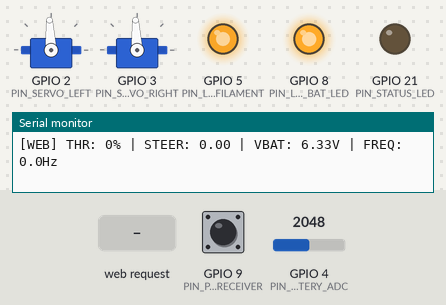
Recording of a sketch running on a simulated Seeed XIAO ESP32-C3. Shown: 2 × servo, output pins drawn as LEDs (lit = HIGH), the last lines printed to the serial monitor. The test bench sets the inputs (shaded band); at power-on: GPIO 4 (PIN_BATTERY_ADC) = 2048, GPIO 9 (PIN_PPM_RECEIVER) HIGH.

Above: at 1.2 s.
1.3 s: GPIO 4 (PIN_BATTERY_ADC) set to 2322
4.3 s: GPIO 4 (PIN_BATTERY_ADC) set to 2427
At 4.58 s:
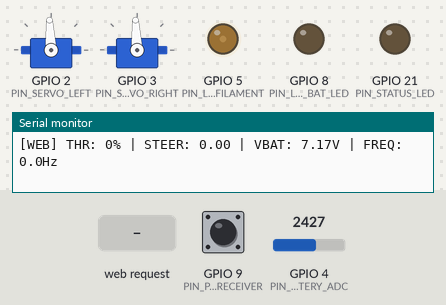
7.3 s: HTTP request GET /cmd?t=1 received
At 7.66 s:
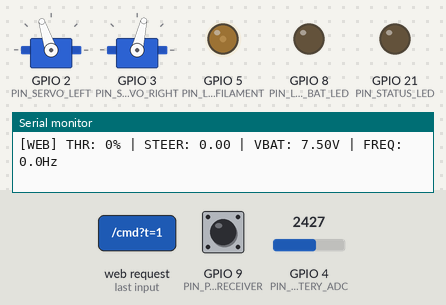
10.3 s: GPIO 9 (PIN_PPM_RECEIVER) pulled LOW for 0.15 s
At 10.81 s:
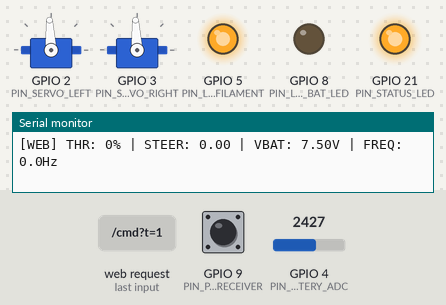
13.3 s: HTTP request GET /cmd?t=120 received
At 13.65 s:
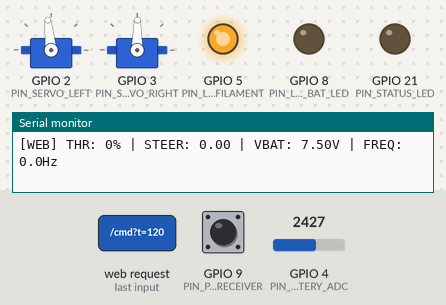
16.3 s: GPIO 9 (PIN_PPM_RECEIVER) pulled LOW for 1 s
At 17.1 s:
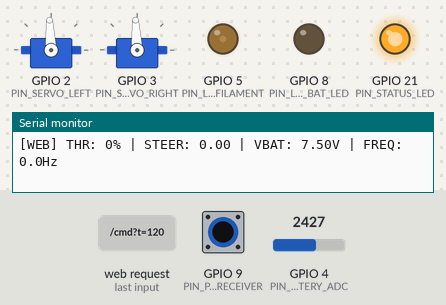
Timing chart, 0 to 20.3 s (numbered marks = the images above; inputs shaded):
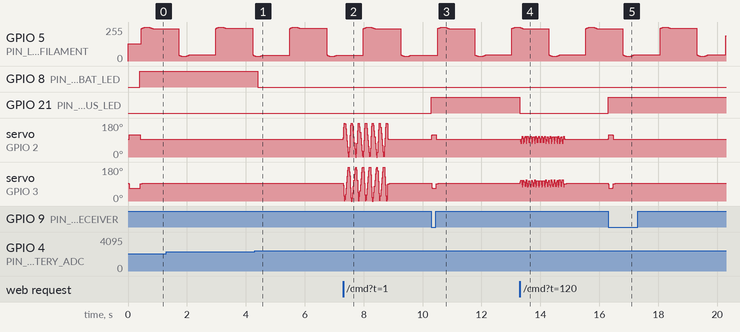

Measured:
- the behaviour switches between 2395 and 2396 on GPIO 4 (PIN_BATTERY_ADC) (found by bisection; images 0 and 1)
- after the input at 4.3 s, GPIO 8 (PIN_LOW_BAT_LED): HIGH → LOW after 0.11 s
- after the input at 10.3 s, GPIO 21 (PIN_STATUS_LED): LOW → HIGH at once; servo on GPIO 2 (PIN_SERVO_LEFT): 93° → 118° at once, → 93° 0.16 s later; servo on GPIO 3 (PIN_SERVO_RIGHT): 93° → 67° at once, → 93° 0.16 s later
- after the input at 13.3 s, GPIO 21 (PIN_STATUS_LED): HIGH → LOW at once
- after the input at 16.3 s, GPIO 21 (PIN_STATUS_LED): LOW → HIGH at once; servo on GPIO 2 (PIN_SERVO_LEFT): 93° → 118° at once, → 93° 0.15 s later; servo on GPIO 3 (PIN_SERVO_RIGHT): 93° → 67° at once, → 92° 0.15 s later, → 93° 0.09 s later

The sketch:

ESP32_Bionic_Butterfly.ino
```cpp
/*
 * ==============================================================================
 * PROJECT: ESP32 BIONIC BUTTERFLY FLIGHT CONTROLLER (DUAL WEB APP & PPM RC)
 * HARDWARE: Seeed Studio XIAO ESP32-C3 / S3
 * ARCHITECTURE: Max Imagination ESP-FLUTTER & CTorque High-Speed Kinematics
 * ==============================================================================
 *
 * DUAL PILOTING INTERFACES:
 * 1. SMARTPHONE WEB APP: Connect to Wi-Fi "Butterfly_RC" (password: 12345678)
 *    and open http://192.168.4.1 for a full touch cockpit.
 * 2. TRADITIONAL PPM RC CONTROLLER: Connect your micro RC receiver's PPM wire
 *    to pin D9. The system automatically detects valid PPM pulses and gives
 *    instant priority to your physical transmitter!
 *
 * AERODYNAMIC & KINEMATIC FEATURES:
 * - 333Hz High-Speed Digital Servo Refresh (Servomy SDS1601 / C-Torque 9g HV)
 * - Differential-Amplitude Steering (modulates stroke depth between wings)
 * - Automatic Turn Lift Boost (+15% flap boost during hard banking)
 * - Zero-Throttle Idle Lean (poses wings in organic tilt at rest)
 * - 2S LiPo ADC Voltage Sensing with Low-Voltage Auto-Neutral Cutoff (< 7.0V)
 * - Night-Flight Flexible LED Filament Modes (Solid, Breathing Glow, Strobe)
 * ==============================================================================
 */

#include <WiFi.h>
#include <WebServer.h>
#include <ESP32Servo.h>
#include <math.h>

#include "config.h"
#include "web_ui.h"
#include "ppm_receiver.h"

// ==============================================================================
// 1. HARDWARE OBJECTS & TIMING
// ==============================================================================
WebServer server(80);
Servo servoLeft, servoRight;
PpmReceiver ppm;

unsigned long lastLoopMicros = 0;
unsigned long lastWebPacketMillis = 0;
unsigned long lastAdcMillis = 0;
unsigned long lastTelemetryMillis = 0;

// ==============================================================================
// 2. FLIGHT CONTROL COMMANDS & STATES
// ==============================================================================
// Active flight commands (normalized -1.0 to +1.0, or 0.0 to 1.0)
float cmdThrottle  = 0.0f;  // 0.0 to 1.0
float cmdSteering  = 0.0f;  // -1.0 (left) to +1.0 (right)
float cmdPitch     = 0.0f;  // -1.0 (dive) to +1.0 (climb)
bool  cmdArmed     = true;
bool  cmdPerch     = false;
int   cmdLedMode   = 1;     // 0=Off, 1=Breathing Glow, 2=Strobe
const char* activeSource = "WEB"; // "PPM" or "WEB"

// Web App targets
float webThrottle  = 0.0f;
float webSteering  = 0.0f;
float webPitch     = 0.0f;
bool  webArmed     = true;
bool  webPerch     = false;
int   webLedMode   = 1;

// Kinematic accumulators & smoothed values
float flapPhase      = 0.0f;
float perchPhase     = 0.0f;
float ledPhase       = 0.0f;
float currentLeftUs  = 0.0f;
float currentRightUs = 0.0f;
float targetLeftUs   = 0.0f;
float targetRightUs  = 0.0f;
float smoothedSteer  = 0.0f;
float currentFreqHz  = 0.0f;
float batteryVoltage = 8.2f;

// ==============================================================================
// 3. WEB SERVER REQUEST HANDLERS
// ==============================================================================
void handleRoot() {
  server.send_P(200, "text/html", PAGE_INDEX);
}

void handleCommand() {
  if (server.hasArg("t"))  webThrottle = server.arg("t").toFloat();
  if (server.hasArg("s"))  webSteering = server.arg("s").toFloat();
  if (server.hasArg("p"))  webPitch    = server.arg("p").toFloat();
  if (server.hasArg("l"))  webLedMode  = server.arg("l").toInt();
  if (server.hasArg("a"))  webArmed    = (server.arg("a").toInt() == 1);
  if (server.hasArg("pr")) webPerch    = (server.arg("pr").toInt() == 1);

  lastWebPacketMillis = millis();

  // Return telemetry JSON
  char json[96];
  snprintf(json, sizeof(json),
           "{\"vbat\":%.2f,\"src\":\"%s\",\"freq\":%.2f}",
           batteryVoltage, activeSource, currentFreqHz);
  server.send(200, "application/json", json);
}

// ==============================================================================
// 4. SETUP
// ==============================================================================
void setup() {
  Serial.begin(115200);

  // Initialize GPIO pins
  pinMode(PIN_STATUS_LED, OUTPUT);
  pinMode(PIN_LOW_BAT_LED, OUTPUT);
  pinMode(PIN_LED_FILAMENT, OUTPUT);
  pinMode(PIN_BATTERY_ADC, INPUT);

  digitalWrite(PIN_STATUS_LED, LOW);
  digitalWrite(PIN_LOW_BAT_LED, LOW);
  analogWrite(PIN_LED_FILAMENT, 128); // Soft glow

  // Allocate ESP32 hardware PWM timers for 333Hz refresh
  ESP32PWM::allocateTimer(0);
  ESP32PWM::allocateTimer(1);
  servoLeft.setPeriodHertz(SERVO_REFRESH_HZ);
  servoRight.setPeriodHertz(SERVO_REFRESH_HZ);

  servoLeft.attach(PIN_SERVO_LEFT, SERVO_US_MIN, SERVO_US_MAX);
  servoRight.attach(PIN_SERVO_RIGHT, SERVO_US_MIN, SERVO_US_MAX);

  // Hold center neutral during power-up
  servoLeft.writeMicroseconds(SERVO_US_CENTER);
  servoRight.writeMicroseconds(SERVO_US_CENTER);

  // Initialize hardware interrupt PPM receiver on Pin D9
  ppm.begin(PIN_PPM_RECEIVER);

  // Start Wi-Fi Soft Access Point
  WiFi.softAP(WIFI_AP_SSID, WIFI_AP_PASSWORD, WIFI_AP_CHANNEL);
  server.on("/", handleRoot);
  server.on("/cmd", handleCommand);
  server.begin();

  Serial.println(F("=============================================================="));
  Serial.println(F("  ESP32 BIONIC BUTTERFLY FLIGHT CONTROLLER (WEB + PPM DUAL)   "));
  Serial.print  (F("  Wi-Fi AP: '")); Serial.print(WIFI_AP_SSID);
  Serial.print  (F("' | IP: http://")); Serial.println(WiFi.softAPIP());
  Serial.print  (F("  PPM RX Pin: ")); Serial.print(PIN_PPM_RECEIVER);
  Serial.print  (F(" | Left Servo: ")); Serial.print(PIN_SERVO_LEFT);
  Serial.print  (F(" | Right Servo: ")); Serial.println(PIN_SERVO_RIGHT);
  Serial.println(F("=============================================================="));

  lastLoopMicros = micros();
  lastWebPacketMillis = millis();
}

// ==============================================================================
// 5. HELPER: EXPONENTIAL SHAPING
// ==============================================================================
float applyExpo(float inputNorm, float expoFactor) {
  return (1.0f - expoFactor) * inputNorm + expoFactor * (inputNorm * inputNorm * inputNorm);
}

// ==============================================================================
// 6. MAIN LOOP
// ==============================================================================
void loop() {
  server.handleClient();

  unsigned long nowMicros = micros();
  float dt = (nowMicros - lastLoopMicros) * 1e-6f;
  if (dt <= 0.0f || dt > 0.05f) dt = 0.003f;
  lastLoopMicros = nowMicros;

  // 1. Read 2S Battery Pack Voltage (every 400ms)
  if (millis() - lastAdcMillis > 400) {
    lastAdcMillis = millis();
    int raw = analogRead(PIN_BATTERY_ADC);
    float pinV = (raw / 4095.0f) * 3.3f;
    batteryVoltage = pinV * VBAT_DIVIDER_RATIO * VBAT_ADC_CALIBRATION;

    // Red LED triggers when pack drops below warning threshold
    digitalWrite(PIN_LOW_BAT_LED, (batteryVoltage < VBAT_WARNING_VOLTAGE) ? HIGH : LOW);
  }

  // 2. Control Source Arbitration (PPM RC Controller vs Smartphone Web App)
  bool ppmActive = ppm.isConnected();

  if (ppmActive) {
    activeSource = "PPM";
    digitalWrite(PIN_STATUS_LED, HIGH);

    // Read RC Channels (CH1 Steer, CH2 Pitch, CH3 Throttle, CH5 Arm, CH6 Bias, CH7 Perch, CH8 LED)
    uint16_t rawSteer = ppm.getChannel(1, 1500);
    uint16_t rawPitch = ppm.getChannel(2, 1500);
    uint16_t rawThr   = ppm.getChannel(3, 1000);
    uint16_t rawArm   = ppm.getChannel(5, 1500);
    uint16_t rawBias  = ppm.getChannel(6, 1500);
    uint16_t rawPerch = ppm.getChannel(7, 1000);
    uint16_t rawLed   = ppm.getChannel(8, 1000);

    // Normalize inputs
    cmdThrottle = constrain((float)(rawThr - 1050) / 950.0f, 0.0f, 1.0f);

    float steerDev = (float)((int)rawSteer - 1500) / 500.0f;
    cmdSteering = applyExpo(constrain(steerDev, -1.0f, 1.0f), 0.35f);

    float pitchDev = (float)((int)rawPitch - 1500) / 500.0f;
    float biasDev  = (float)((int)rawBias  - 1500) / 500.0f * 0.4f;
    cmdPitch = constrain(pitchDev + biasDev, -1.0f, 1.0f);

    cmdArmed   = (rawArm > 1300);
    cmdPerch   = (rawPerch > 1600 && cmdThrottle < 0.08f);
    cmdLedMode = (rawLed > 1650) ? 2 : ((rawLed > 1350) ? 1 : 0);

  } else {
    activeSource = "WEB";

    // Check Web App connection timeout (failsafe if phone disconnects > 1.5s)
    bool webConnected = (millis() - lastWebPacketMillis < 1500);

    if (webConnected) {
      cmdThrottle = webThrottle;
      cmdSteering = applyExpo(webSteering, 0.35f);
      cmdPitch    = webPitch;
      cmdArmed    = webArmed;
      cmdPerch    = webPerch;
      cmdLedMode  = webLedMode;
      digitalWrite(PIN_STATUS_LED, LOW);
    } else {
      // Full Signal Loss Failsafe
      cmdThrottle = 0.0f;
      cmdSteering = 0.0f;
      cmdPitch    = 0.0f;
      cmdArmed    = false;
      cmdPerch    = false;
    }
  }

  // Smooth steering filter (eliminates sudden servo shock)
  smoothedSteer += (cmdSteering - smoothedSteer) * constrain(dt * 20.0f, 0.1f, 1.0f);

  // 3. Update Night Flight LED Driver
  updateLedEffects(cmdLedMode, dt);

  // 4. Flight State Machine
  bool batteryCritical = (batteryVoltage < VBAT_CRITICAL_CUTOFF);

  if (!cmdArmed || batteryCritical) {
    // DISARMED OR LOW-VOLTAGE CUTOFF: Hold wings in horizontal neutral
    float neutralUs = SERVO_US_CENTER;
    currentLeftUs  += (0.0f - currentLeftUs)  * constrain(dt * 10.0f, 0.05f, 1.0f);
    currentRightUs += (0.0f - currentRightUs) * constrain(dt * 10.0f, 0.05f, 1.0f);
    currentFreqHz   = 0.0f;

  } else if (cmdPerch) {
    // PERCH MODE: Gentle resting flutter
    updatePerchMotion(dt);

  } else if (cmdThrottle < 0.05f) {
    // ZERO-THROTTLE: IDLE LEAN & AERODYNAMIC GLIDE
    updateIdleLean(smoothedSteer, dt);
    currentFreqHz = 0.0f;

  } else {
    // ACTIVE FLIGHT: HIGH-SPEED DIFFERENTIAL-AMPLITUDE KINEMATICS
    updateDifferentialFlap(cmdThrottle, smoothedSteer, dt);
  }

  // 5. Symmetric Pitch Bias (Climb vs Dive)
  float pitchUs = (cmdPitch * MAX_PITCH_TRIM_DEG) * US_PER_DEGREE;

  // 6. Output Servo Pulses:
  // Left and Right servos are mirror-mounted:
  // Flapping: Left (+), Right (-) -> Wings move together up and down
  // Pitch:    Left (+), Right (-) -> Both wings bias up/down together
  float pulseL = SERVO_US_CENTER + currentLeftUs  + pitchUs;
  float pulseR = SERVO_US_CENTER - currentRightUs - pitchUs;

  pulseL = constrain(pulseL, SERVO_US_MIN, SERVO_US_MAX);
  pulseR = constrain(pulseR, SERVO_US_MIN, SERVO_US_MAX);

  servoLeft.writeMicroseconds((int)pulseL);
  servoRight.writeMicroseconds((int)pulseR);

  // 7. Diagnostic Telemetry Stream (every 1s)
  if (millis() - lastTelemetryMillis > 1000) {
    lastTelemetryMillis = millis();
    Serial.print(F("[")); Serial.print(activeSource); Serial.print(F("] "));
    Serial.print(F("THR: ")); Serial.print((int)(cmdThrottle * 100)); Serial.print(F("%"));
    Serial.print(F(" | STEER: ")); Serial.print(cmdSteering, 2);
    Serial.print(F(" | VBAT: ")); Serial.print(batteryVoltage, 2); Serial.print(F("V"));
    Serial.print(F(" | FREQ: ")); Serial.print(currentFreqHz, 1); Serial.println(F("Hz"));
  }
}

// ==============================================================================
// 7. KINEMATIC WAVE ENGINES
// ==============================================================================

// Active High-Performance Differential Flapping Engine
void updateDifferentialFlap(float thr, float steer, float dt) {
  // 1. Dynamic Frequency Scaling (1.4 Hz to 4.2 Hz)
  currentFreqHz = MIN_FLAP_FREQ_HZ + thr * (MAX_FLAP_FREQ_HZ - MIN_FLAP_FREQ_HZ);

  // 2. Base Amplitude Scaling (20° to 65°)
  float baseAmpDeg = MIN_FLAP_AMP_DEG + thr * (MAX_FLAP_AMP_DEG - MIN_FLAP_AMP_DEG);

  // 3. Turn Lift Boost: Hard steering adds +15% extra flap amplitude to prevent altitude dip
  float turnLiftBoost = 1.0f + (fabsf(steer) * TURN_LIFT_BOOST_FRAC);
  baseAmpDeg *= turnLiftBoost;

  // 4. Differential Stroke Allocation:
  // When steering right (+steer): Left wing flaps deeper, Right wing flaps shallower
  // When steering left  (-steer): Right wing flaps deeper, Left wing flaps shallower
  float maxDeltaDeg = baseAmpDeg * STEER_DIFF_MAX_FRAC;
  float wingDeltaDeg = steer * maxDeltaDeg;

  float leftAmpDeg  = constrain(baseAmpDeg + wingDeltaDeg, 10.0f, MAX_FLAP_AMP_DEG + 10.0f);
  float rightAmpDeg = constrain(baseAmpDeg - wingDeltaDeg, 10.0f, MAX_FLAP_AMP_DEG + 10.0f);

  float leftAmpUs  = leftAmpDeg  * US_PER_DEGREE;
  float rightAmpUs = rightAmpDeg * US_PER_DEGREE;

  // 5. Real-Time Phase Advancement
  flapPhase += 2.0f * PI * currentFreqHz * dt;
  if (flapPhase >= 2.0f * PI) flapPhase -= 2.0f * PI;

  // 6. Biomimetic Cycloidal Waveform (Punchy vortex downstroke, gentle recovery upstroke)
  float wave = sin(flapPhase + 0.35f * sin(flapPhase));

  targetLeftUs  = wave * leftAmpUs;
  targetRightUs = wave * rightAmpUs;

  // Smooth filter
  currentLeftUs  += (targetLeftUs  - currentLeftUs)  * constrain(dt * 30.0f, 0.1f, 1.0f);
  currentRightUs += (targetRightUs - currentRightUs) * constrain(dt * 30.0f, 0.1f, 1.0f);
}

// Zero-Throttle Idle Lean: Tilts wings into an organic resting pose
void updateIdleLean(float steer, float dt) {
  float glideUs = DIHEDRAL_GLIDE_DEG * US_PER_DEGREE;
  float leanUs  = (steer * MAX_IDLE_LEAN_DEG) * US_PER_DEGREE;

  float tgtL = glideUs - leanUs;
  float tgtR = glideUs + leanUs;

  currentLeftUs  += (tgtL - currentLeftUs)  * constrain(dt * 15.0f, 0.05f, 1.0f);
  currentRightUs += (tgtR - currentRightUs) * constrain(dt * 15.0f, 0.05f, 1.0f);
}

// Perch Mode: Gentle organic fluttering while resting
void updatePerchMotion(float dt) {
  perchPhase += 1.8f * dt;
  if (perchPhase >= 2.0f * PI) perchPhase -= 2.0f * PI;

  float perchOffsetDeg = 40.0f + (sin(perchPhase) * 12.0f) - 12.0f;
  float goalUs = perchOffsetDeg * US_PER_DEGREE;

  currentLeftUs  += (goalUs - currentLeftUs)  * constrain(dt * 8.0f, 0.05f, 1.0f);
  currentRightUs += (goalUs - currentRightUs) * constrain(dt * 8.0f, 0.05f, 1.0f);
  currentFreqHz   = 0.6f;
}

// Night-Flight Flexible LED Filament Driver
void updateLedEffects(int mode, float dt) {
  if (mode == 0) {
    analogWrite(PIN_LED_FILAMENT, 0); // Off
  } else if (mode == 1) {
    // Breathing Glow Effect
    ledPhase += 2.5f * dt;
    if (ledPhase >= 2.0f * PI) ledPhase -= 2.0f * PI;
    int brightness = (int)((sin(ledPhase) + 1.0f) * 110.0f + 35.0f);
    analogWrite(PIN_LED_FILAMENT, brightness);
  } else {
    // Night Strobe Effect
    ledPhase += 16.0f * dt;
    if (ledPhase >= 2.0f * PI) ledPhase -= 2.0f * PI;
    analogWrite(PIN_LED_FILAMENT, (sin(ledPhase) > 0.0f) ? 255 : 0);
  }
}
```

ppm_receiver.h
```cpp
#pragma once
#include <Arduino.h>
#include "config.h"

// PPM Receiver State
volatile uint16_t ppmRawChannels[PPM_CHANNEL_COUNT];
volatile unsigned long lastPpmFrameMicros = 0;
volatile bool ppmSignalDetected = false;

static unsigned long isrLastEdgeMicros = 0;
static uint8_t isrCurrentChannel = 0;

// Hardware Interrupt Service Routine for PPM decoding
void IRAM_ATTR ppmInterruptHandler() {
  unsigned long now = micros();
  unsigned long pulse = now - isrLastEdgeMicros;
  isrLastEdgeMicros = now;

  if (pulse > PPM_SYNC_MIN_US) {
    // Sync pulse detected (> 3000us) -> reset to channel 0
    isrCurrentChannel = 0;
    lastPpmFrameMicros = now;
    ppmSignalDetected = true;
  } else if (pulse >= PPM_PULSE_MIN_US && pulse <= PPM_PULSE_MAX_US) {
    if (isrCurrentChannel < PPM_CHANNEL_COUNT) {
      ppmRawChannels[isrCurrentChannel] = (uint16_t)pulse;
      isrCurrentChannel++;
    }
  } else {
    // Glitch detected -> reset channel pointer
    isrCurrentChannel = PPM_CHANNEL_COUNT;
  }
}

class PpmReceiver {
public:
  void begin(uint8_t pin) {
    for (int i = 0; i < PPM_CHANNEL_COUNT; i++) {
      ppmRawChannels[i] = (i == 2) ? 1000 : 1500; // Throttle at 1000, others 1500
    }
    pinMode(pin, INPUT_PULLUP);
    attachInterrupt(digitalPinToInterrupt(pin), ppmInterruptHandler, FALLING);
  }

  // Returns true if a valid PPM frame was received within the last 150ms
  bool isConnected() {
    if (!ppmSignalDetected) return false;
    unsigned long age = (micros() - lastPpmFrameMicros) / 1000;
    return (age < PPM_TIMEOUT_MS);
  }

  // Read channel value (1-based index: 1 to 8)
  uint16_t getChannel(uint8_t ch, uint16_t defaultVal = 1500) {
    if (ch < 1 || ch > PPM_CHANNEL_COUNT) return defaultVal;
    uint16_t val = ppmRawChannels[ch - 1];
    if (val < PPM_PULSE_MIN_US || val > PPM_PULSE_MAX_US) return defaultVal;
    return val;
  }
};
```

Source omitted: web_ui.h (8711 bytes), config.h (4019 bytes)
